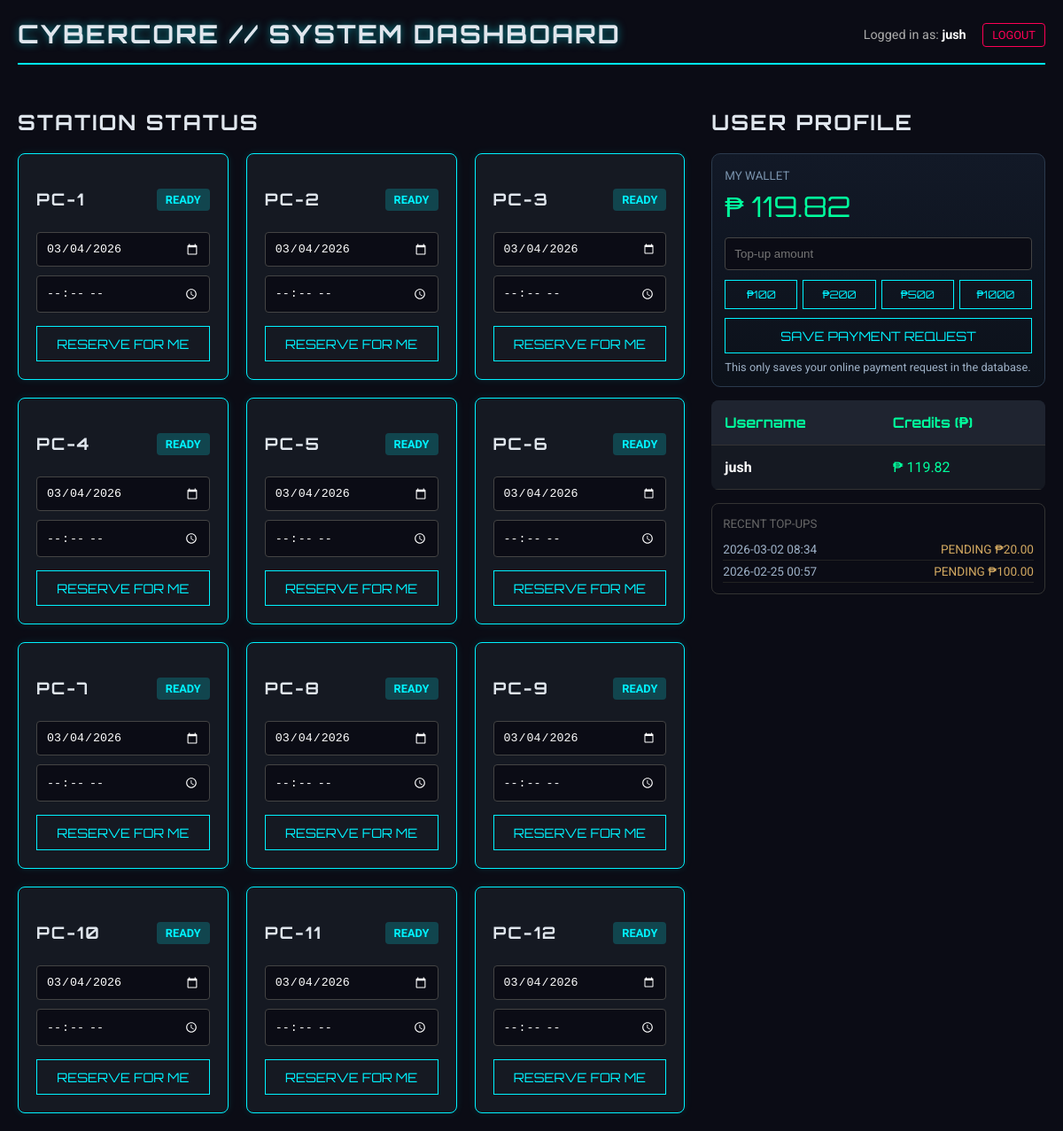
/ (signed in), run on an earlier commit of the app's database.
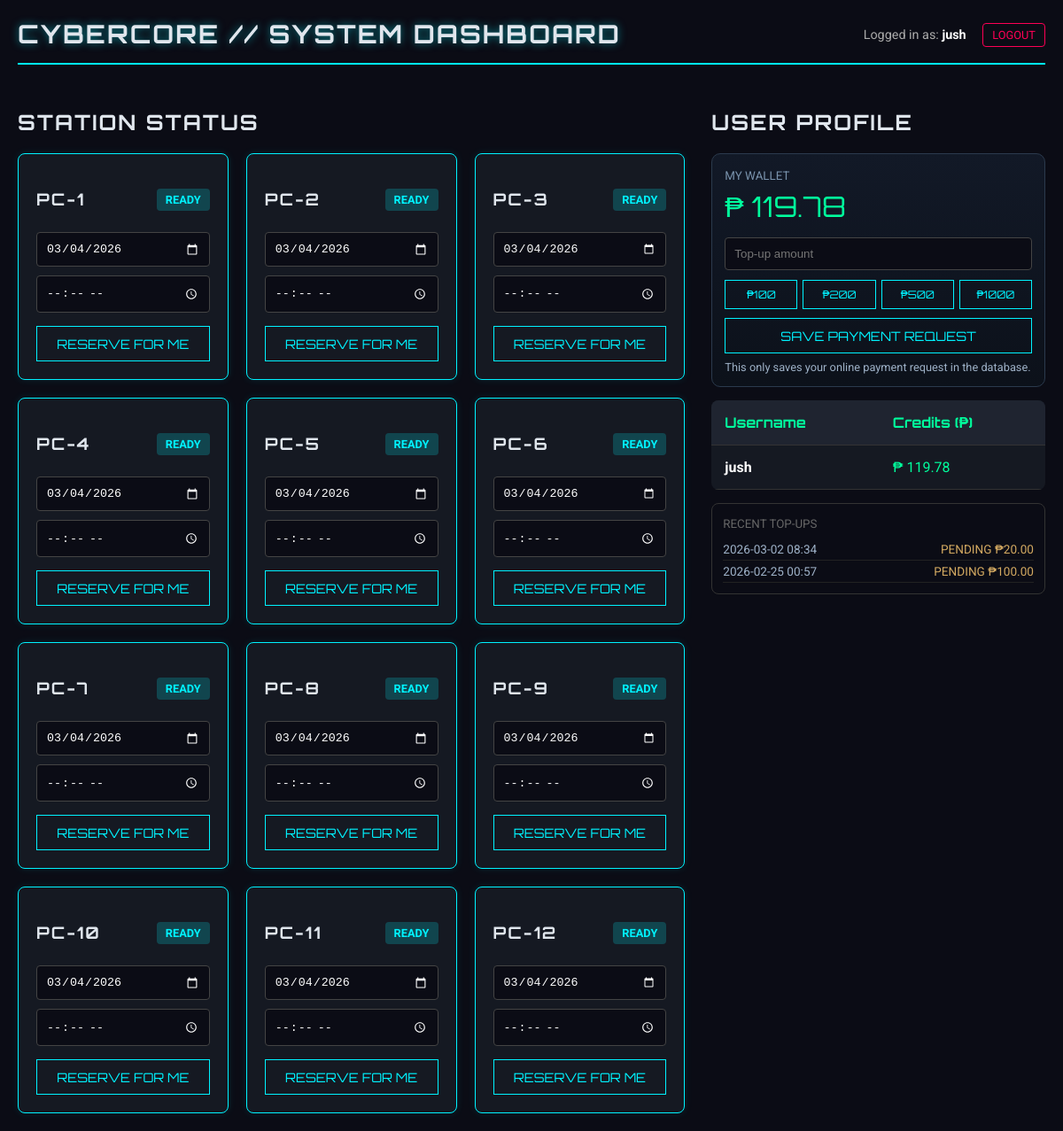
And on a later commit of the database.
### app.py (models this page shows, shortened)
class User(UserMixin, db.Model):
    id = db.Column(db.Integer, primary_key=True)
    username = db.Column(db.String(80), unique=True, nullable=False)
    password_hash = db.Column(db.String(120), nullable=False)
    pondo = db.Column(db.Float, default=0.0)
    is_admin = db.Column(db.Boolean, default=False)

### app.py (the view, shortened to what this page needs)
@app.route('/')
@login_required
def index():
    pcs = PC.query.all()
    users = User.query.all() if current_user.is_admin else [current_user]
    active_sessions = Session.query.filter_by(end_time=None).all()
    recent_payments = PaymentTransaction.query.filter_by(user_id=current_user.id).order_by(PaymentTransaction.created_at.desc()).limit(5).all()
    if current_user.is_admin and not getattr(app, "_download_bundle_prebuild_started", False):
        server_url_hint = get_server_public_base_url().rstrip("/")
        if server_url_hint and trigger_all_in_one_bundle_prebuild(server_url_hint):
            app._download_bundle_prebuild_started = True
    local_ips = get_local_lan_addresses() if current_user.is_admin else []
    lan_summary = build_primary_ipv4_network_summary() if current_user.is_admin else None
    gateway_scan = get_gateway_client_scan(non_blocking=True) if current_user.is_admin else None
    discovered_ips = [row.get("ip") for row in (gateway_scan.get("clients", []) if isinstance(gateway_scan, dict) else [])] if current_user.is_admin else []
    assigned_ips = {pc.lan_ip for pc in pcs if pc.lan_ip}
    online_window_seconds = int(os.getenv("LAN_AGENT_ONLINE_WINDOW_SECONDS", "90"))
    now_dt = datetime.now()
    pending_statuses = {"queued", "sent"}
    pending_counts = {}
    agent_status = []
    return render_template(
        'index.html',
        pcs=pcs,
        users=users,
        sessions=active_sessions,
        recent_payments=recent_payments,
        local_ips=local_ips,
        discovered_ips=discovered_ips,
        lan_summary=lan_summary,
        gateway_scan=gateway_scan,
        assigned_ips=assigned_ips,
        agent_status=agent_status,
        power_command_confirm_text=POWER_COMMAND_CONFIRM_TEXT,
        today_date=datetime.now().strftime("%Y-%m-%d")
    )

### app.py (called while the page is built, shortened)
@login_manager.user_loader
def load_user(user_id):
    return db.session.get(User, int(user_id))

@app.before_request
def bootstrap_schema():
    if not getattr(app, "_download_bundle_prebuild_started", False):
        configured_url = os.getenv("LAN_SERVER_PUBLIC_BASE_URL", "").strip().rstrip("/")
        prebuild_url = configured_url or get_server_public_base_url().rstrip("/")
        if prebuild_url and trigger_all_in_one_bundle_prebuild(prebuild_url):
            app._download_bundle_prebuild_started = True

### templates/index.html (shortened to what the changed rows need)
<!DOCTYPE html>
<html lang="en">
<head>
</head>
<body>
    <div class="top-bar">
        <h1>CyberCore // System Dashboard</h1>
        <div>
            <span style="color:#aaa; margin-right:15px; font-size: 0.9em;">
                Logged in as: <strong style="color: white;">{{ current_user.username }}</strong>
            </span>
        </div>
    </div>
    <div class="container">
        <div class="section" style="flex: 2;">
            <div style="display:flex; align-items:center;">
                <h2>Station Status</h2>
            </div>
        </div>
        <div class="section" style="flex: 1;">
            <h2>User Profile</h2>
            {% if current_user.is_admin %}
                <div style="display: grid; grid-template-columns: 1fr 1fr; gap: 10px; margin-bottom: 15px;">
                    <a href="/pondo" class="btn pondo-btn" style="grid-column: span 2;">+ LOAD CREDITS</a>
                    <a href="/bookings" class="btn" style="border-color: #00ff9d; color: #00ff9d; text-align:center;">BOOKINGS</a>
                    <a href="/logs" class="btn" style="border-color: #aaa; color: #aaa; text-align:center;">LOGS</a>
                </div>
                <div style="margin-bottom:15px; border:1px solid #333; border-radius:8px; padding:12px;">
                    <small style="color:#666; text-transform:uppercase;">LAN Discovery</small>
                    <a href="/admin/auto_assign_ips" class="btn" style="width:100%; box-sizing:border-box; text-align:center;">Auto Assign IPs</a>
                    <p style="font-size:0.85em; color:#aaa; margin:8px 0 4px;">Server LAN IPs (IPv4/IPv6): {{ local_ips|join(', ') if local_ips else 'N/A' }}</p>
                    {% if lan_summary %}
                        <p style="font-size:0.85em; color:#aaa; margin:2px 0 2px;">Router: {{ lan_summary.gateway_ipv4 or 'N/A' }} | Mask: {{ lan_summary.subnet_mask or 'N/A' }}</p>
                        <p style="font-size:0.85em; color:#aaa; margin:0 0 4px;">Network: {{ lan_summary.cidr }} | Used: {{ lan_summary.used_ipv4_count }}/{{ lan_summary.total_usable_hosts }} | Free: {{ lan_summary.available_ipv4_count }}</p>
                    {% endif %}
                    {% if gateway_scan %}
                        {% if gateway_scan.ok %}
                            <p style="font-size:0.85em; color:#aaa; margin:0 0 4px;">Active Clients by Gateway Scan (DNS checked): {{ gateway_scan.client_count }}{% if gateway_scan.stale %} (refreshing...){% endif %}</p>
                            <div style="max-height:110px; overflow-y:auto; border-top:1px solid #333; padding-top:6px; margin-bottom:6px;">
                                {% for host in gateway_scan.clients %}
                                    <div style="font-size:0.82em; color:#9db0c6;">{{ host.ip }} - {{ host.source_pc_name or host.device_name or 'unknown' }}</div>
                                {% endfor %}
                                {% if not gateway_scan.clients %}
                                    <div style="font-size:0.85em; color:#666;">No active client hosts found in subnet.</div>
                                {% endif %}
                            </div>
                        {% else %}
                            <p style="font-size:0.85em; color:#d3a961; margin:0 0 4px;">Gateway scan: {{ gateway_scan.error }}</p>
                        {% endif %}
                    {% endif %}
                    <p style="font-size:0.85em; color:#aaa; margin:0 0 4px;">Detected PC/Client IPs (router excluded):</p>
                    <div style="max-height:100px; overflow-y:auto; border-top:1px solid #333; padding-top:6px;">
                        {% if discovered_ips %}
                            {% for ip in discovered_ips %}
                                <div style="font-size:0.85em; color: {{ 'var(--neon-green)' if ip in assigned_ips else '#aaa' }};">{{ ip }}</div>
                            {% endfor %}
                        {% else %}
                            <div style="font-size:0.85em; color:#666;">No LAN IPs discovered.</div>
                        {% endif %}
                    </div>
                </div>
                <div style="margin-bottom:15px; border:1px solid #333; border-radius:8px; padding:12px;">
                    <small style="color:#666; text-transform:uppercase;">Agent Status</small>
                    <p style="font-size:0.8em; color:#777; margin:6px 0 6px;">OFFLINE means no recent agent heartbeat; PC may be on but agent/network may be down.</p>
                    <div style="max-height:180px; overflow-y:auto; margin-top:8px; border-top:1px solid #333; padding-top:6px;">
                        {% if agent_status %}
                            {% for row in agent_status %}
                                <div style="display:flex; justify-content:space-between; gap:8px; font-size:0.82em; padding:5px 0; border-bottom:1px solid #222;">
                                    <span style="color:#9db0c6;">{{ row.pc_name }}{% if row.lan_ip %} ({{ row.lan_ip }}){% endif %}</span>
                                    <span style="color: {{ 'var(--neon-green)' if row.online else '#d3a961' }};">{{ 'ONLINE' if row.online else 'OFFLINE' }}</span>
                                    <span style="color:#aaa;">{{ row.seen_text }}</span>
                                    <span style="color: {{ 'var(--neon-red)' if row.queue_count > 0 else '#666' }};">Q: {{ row.queue_count }}</span>
                                </div>
                            {% endfor %}
                        {% else %}
                            <div style="font-size:0.85em; color:#666;">No agent status data yet.</div>
                        {% endif %}
                    </div>
                </div>
            {% else %}
                <div class="wallet-box">
                    <small style="color:#7992ac; text-transform:uppercase;">My Wallet</small>
                    <div class="wallet-balance">₱ {{ "%.2f"|format(current_user.pondo) }}</div>
                    <form id="onlineTopupForm" action="/topup/online" method="POST">
                        <input id="topupAmount" type="number" name="amount" min="1" max="10000" step="0.01" placeholder="Top-up amount" required>
                        <div class="quick-amounts">
                            <button type="button" onclick="setTopup(100)">₱100</button>
                            <button type="button" onclick="setTopup(200)">₱200</button>
                            <button type="button" onclick="setTopup(500)">₱500</button>
                            <button type="button" onclick="setTopup(1000)">₱1000</button>
                        </div>
                        <button type="submit" style="width:100%; margin-top:10px;">Save Payment Request</button>
                    </form>
                    <div class="pay-note">
                        This only saves your online payment request in the database.
                    </div>
                </div>
            {% endif %}
            <table>
                <thead>
                    <tr>
                        <th>Username</th>
                        <th>Credits (₱)</th>
                    </tr>
                </thead>
                <tbody>
                    {% for user in users %}
                    <tr>
                        <td style="font-weight:bold; color:white;">{{ user.username }}</td>
                        <td style="color: {{ 'var(--neon-green)' if user.pondo > 0 else 'var(--neon-red)' }}">
                            ₱ {{ "%.2f"|format(user.pondo) }}
                        </td>
                    </tr>
                    {% endfor %}
                </tbody>
            </table>
        </div>
    </div>
</body>
</html>

What changed in the data, as far as the page shows it:
changed User "jush": pondo "119.82" → "119.78"
